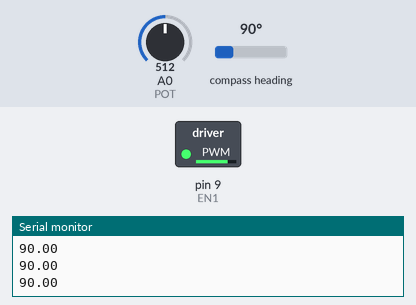
Recording of a sketch running on a simulated Arduino Uno, built with avr-gcc and run on an emulated ATmega328P. Shown: switched loads named in the sketch (green lamp = pin HIGH), the last lines printed to the serial monitor. Inputs (shaded band) come from the test bench; at power-on: compass heading 90°, A0 (POT) = 512.

Above: at 0.8 s.
0.9 s: compass heading set to 180°
At 1.7 s:
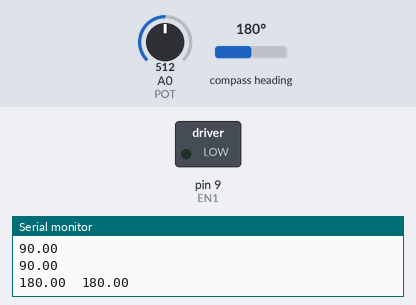
Timing chart, 0 to 3.9 s (numbered marks = the images above; inputs shaded):
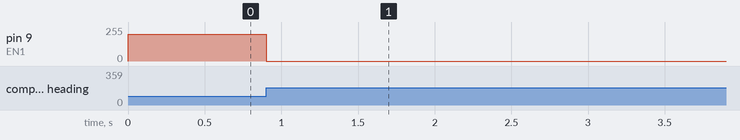

The sketch:

SEA-Control_Iso.ino
```cpp
// Libraries
#include <AS5600.h>
#include <Wire.h>

// Hardware pins
#define EN1 9
#define IN1 8
#define IN2 7

#define POT A0

float ROM = 250;  // max ROM fro SEA

// PID Gains (Adjust for best performance)
double Kp = 10.0;
double Ki = 0.5;
double Kd = 0.1;

float integral = 0, lastError = 0;
unsigned long lastTime = 0;

// parameters
double Lever_Arm = 0.31590;           //m
double end_Effector_D = 0.0635;       //m
double pot_D = 0.04;                  //m
double mot_D = 0.0315;                //m
double springConstant = 59.86002275;  // N/m (adjust based on real spring)
double drive_ratio = end_Effector_D / mot_D;

double start_pos = 0;
double rotation = 0;

// Control Parameters (Tune These)
const float k_s = springConstant * ((end_Effector_D / 2) * (end_Effector_D / 2));  // Spring stiffness constant (Nm/rad)
const float k_d = 2.0;                                                             // Desired stiffness (Nm/rad)
const float b_d = 0.5;                                                             // Desired damping (Nm·s/rad)

// Sensor Objects
AS5600 encoder;
float theta_m, theta_l, torque_estimate, torque_command, impedance_torque, total_torque;

void setup() {
  Serial.begin(115200);

  Wire.begin();  // Initialize I²C

  pinMode(POT, INPUT);

  if (encoder.begin()) {
    Serial.println("AS5600 found!");
  } else {
    Serial.println("AS5600 NOT detected. Check wiring.");
  }
  zero_motor();
}

void loop() {
  transparency();
}


void compliance() {
  // Read Motor Position from AS5600
  theta_m = get_encoder_angle_rad() - PI;  //radians
  theta_l = get_pot_angle_rad() - PI;      // Convert to radians

  // Compute Torque from Spring Deflection
  torque_estimate = k_s * (theta_m - theta_l);

  // Apply Torque Feedforward to Cancel Spring Effect
  torque_command = -torque_estimate;

  // Add Virtual Impedance Control
  impedance_torque = k_d * (theta_l) + b_d * (theta_m - theta_l);
  total_torque = torque_command + impedance_torque;

  // Send Torque Command to Motor
  drive_Motor(total_torque);

  // Print Debug Data
  Serial.print("Theta_m: ");
  Serial.print(theta_m, 3);
  Serial.print(" | Theta_l: ");
  Serial.print(theta_l, 3);
  Serial.print(" | Torque: ");
  Serial.print(total_torque, 3);
  Serial.println(" Nm");

  delay(10);
}

void pos_control(int angle) {
  int pos_mot_angle = get_encoder_angle_deg() - 180;
  while (pos_mot_angle != angle) { // maybe GIVE ANGLE TOLERANCE OF +/- 1
    if (pos_mot_angle < angle) {
      analogWrite(EN1, 225);
      digitalWrite(IN1, LOW);  // RIGHT
      digitalWrite(IN2, HIGH);
    } else {
      analogWrite(EN1, 225);
      digitalWrite(IN1, HIGH);  // LEFT
      digitalWrite(IN2, LOW);
    }
    pos_mot_angle = get_encoder_angle_deg() - 180;
    Serial.print("MOT: ");
    Serial.print(pos_mot_angle);
    Serial.print("  POT: ");
    Serial.println(angle);
  }
}

void drive_Motor(float torque) {
  int pwm_value = map(abs(torque) * 1000, 0, 5000, 50, 255);  // Scale torque to PWM range
  if (torque > 0) {
    analogWrite(EN1, pwm_value);
    digitalWrite(IN1, LOW);
    digitalWrite(IN2, HIGH);
  } else {
    analogWrite(EN1, pwm_value);
    digitalWrite(IN1, HIGH);
    digitalWrite(IN2, LOW);
  }
}

void transparency() {
  int pot_angle = get_pot_angle_deg() - 180;
  pos_control(pot_angle / drive_ratio);
}

// Method for getting the value of the potentiometer and converting it to an angular position
float get_pot_angle_rad() {
  float val = analogRead(POT);
  return val * (2 * PI / 1023.0);  // Convert to radians
}

float get_encoder_angle_rad() {
  float raw_angle = encoder.rawAngle();  // 0 - 4095 (12-bit)
  return raw_angle * (2 * PI / 4095.0);  // Convert to radians
}

float get_pot_angle_deg() {
  float val = analogRead(POT);
  return val * (360 / 1023.0);  // Convert to degrees
}

float get_encoder_angle_deg() {
  float raw_angle = encoder.rawAngle();  // 0 - 4095 (12-bit)
  return raw_angle * (360 / 4095.0);     // Convert to degrees
}

void stop_Motor() {
  analogWrite(EN1, 0);
  digitalWrite(IN1, LOW);
  digitalWrite(IN2, LOW);
}

void zero_motor() {
  // slow speed
  float cal_speed = 200;
  float mot_angle = int(get_encoder_angle_deg());
  float pot_angle = int(get_pot_angle_deg());

  while (mot_angle != 180) {
    Serial.println(mot_angle);
    if (mot_angle <= 360 && mot_angle > 180) {
      analogWrite(EN1, cal_speed);
      digitalWrite(IN1, HIGH);  // RIGHT
      digitalWrite(IN2, LOW);
    } else {
      analogWrite(EN1, cal_speed);
      digitalWrite(IN1, LOW);  // LEFT
      digitalWrite(IN2, HIGH);
    }
    mot_angle = int(get_encoder_angle_deg());
  }
  stop_Motor();
  delay(50);
  while (pot_angle != 180) {
    pot_angle = int(get_pot_angle_deg());
    Serial.print("ZERO ENCODER: ");
    Serial.println(pot_angle);
  }

  Serial.print(mot_angle);
  Serial.print("  ");
  Serial.print(pot_angle);
  delay(5000);
}

void check_rom() {
  if (get_encoder_angle_rad() > (180 + (ROM / 2)) || get_encoder_angle_rad() < (180 - (ROM / 2))) {
    stop_Motor();
  }
}
```

Measured:
- after the input at 0.9 s, pin 9 (EN1): 200/255 → 0/255 at once
